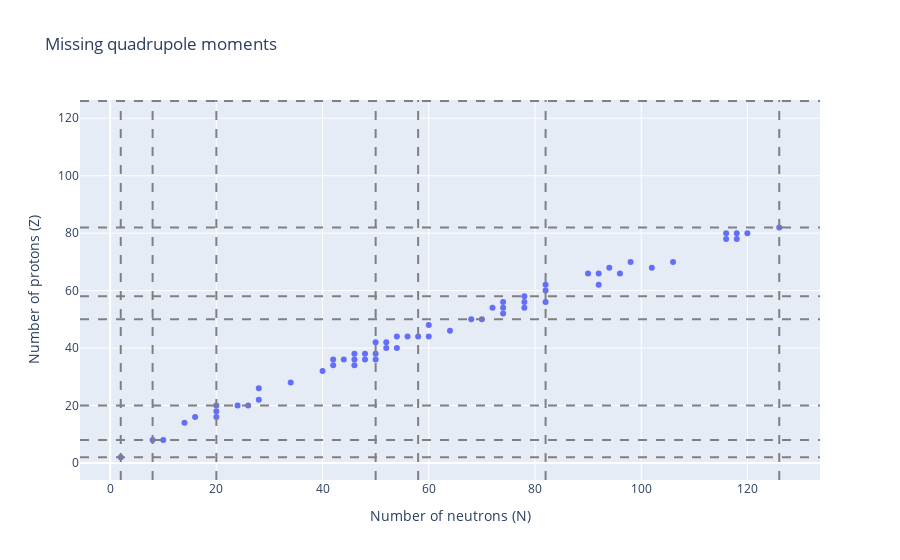

Notebook cell for this chart:
### Code cell
fig = px.scatter(quadrupoles[quadrupoles['electric_quadrupole'].isna()],
          x='n',
          y='z', 
          title='Missing quadrupole moments',
          labels={'z': 'Number of protons (Z)', 'n': 'Number of neutrons (N)', 'quadrupole_moment': 'Quadrupole moment'})


magic_numbers = [2, 8, 20, 50, 58, 82, 126]

for i, m in enumerate(magic_numbers):
    fig.add_vline(x=m, line_dash="dash", line_color="gray", name="Magic numbers" if i==0 else None)
    fig.add_hline(y=m, line_dash="dash", line_color="gray")

fig.show()

### Figure 1 — Plotly figure (JSON) as saved in the notebook; plotly's stock layout.template omitted (floating-point values rounded to 4 significant figures)
{"data": [{"hovertemplate": "Number of neutrons (N)=%{x}<br>Number of protons (Z)=%{y}<extra></extra>", "legendgroup": "", "marker": {"color": "#636efa", "symbol": "circle"}, "mode": "markers", "name": "", "orientation": "v", "showlegend": false, "type": "scatter", "x": [2, 8, 10, 14, 16, 20, 20, 20, 24, 26, 28, 28, 34, 40, 42, 46, 42, 44, 46, 48, 50, 46, 48, 50, 52, 54, 50, 52, 54, 56, 58, 60, 64, 60, 68, 70, 74, 72, 74, 78, 74, 78, 82, 78, 82, 82, 92, 90, 92, 96, 94, 102, 98, 106, 116, 118, 116, 118, 120, 126], "xaxis": "x", "y": [2, 8, 8, 14, 16, 16, 18, 20, 20, 20, 22, 26, 28, 32, 34, 34, 36, 36, 36, 36, 36, 38, 38, 38, 40, 40, 42, 42, 44, 44, 44, 44, 46, 48, 50, 50, 52, 54, 54, 54, 56, 56, 56, 58, 60, 62, 62, 66, 66, 66, 68, 68, 70, 70, 78, 78, 80, 80, 80, 82], "yaxis": "y"}], "layout": {"legend": {"tracegroupgap": 0}, "shapes": [{"line": {"color": "gray", "dash": "dash"}, "name": "Magic numbers", "type": "line", "x0": 2, "x1": 2, "xref": "x", "y0": 0, "y1": 1, "yref": "y domain"}, {"line": {"color": "gray", "dash": "dash"}, "type": "line", "x0": 0, "x1": 1, "xref": "x domain", "y0": 2, "y1": 2, "yref": "y"}, {"line": {"color": "gray", "dash": "dash"}, "type": "line", "x0": 8, "x1": 8, "xref": "x", "y0": 0, "y1": 1, "yref": "y domain"}, {"line": {"color": "gray", "dash": "dash"}, "type": "line", "x0": 0, "x1": 1, "xref": "x domain", "y0": 8, "y1": 8, "yref": "y"}, {"line": {"color": "gray", "dash": "dash"}, "type": "line", "x0": 20, "x1": 20, "xref": "x", "y0": 0, "y1": 1, "yref": "y domain"}, {"line": {"color": "gray", "dash": "dash"}, "type": "line", "x0": 0, "x1": 1, "xref": "x domain", "y0": 20, "y1": 20, "yref": "y"}, {"line": {"color": "gray", "dash": "dash"}, "type": "line", "x0": 50, "x1": 50, "xref": "x", "y0": 0, "y1": 1, "yref": "y domain"}, {"line": {"color": "gray", "dash": "dash"}, "type": "line", "x0": 0, "x1": 1, "xref": "x domain", "y0": 50, "y1": 50, "yref": "y"}, {"line": {"color": "gray", "dash": "dash"}, "type": "line", "x0": 58, "x1": 58, "xref": "x", "y0": 0, "y1": 1, "yref": "y domain"}, {"line": {"color": "gray", "dash": "dash"}, "type": "line", "x0": 0, "x1": 1, "xref": "x domain", "y0": 58, "y1": 58, "yref": "y"}, {"line": {"color": "gray", "dash": "dash"}, "type": "line", "x0": 82, "x1": 82, "xref": "x", "y0": 0, "y1": 1, "yref": "y domain"}, {"line": {"color": "gray", "dash": "dash"}, "type": "line", "x0": 0, "x1": 1, "xref": "x domain", "y0": 82, "y1": 82, "yref": "y"}, {"line": {"color": "gray", "dash": "dash"}, "type": "line", "x0": 126, "x1": 126, "xref": "x", "y0": 0, "y1": 1, "yref": "y domain"}, {"line": {"color": "gray", "dash": "dash"}, "type": "line", "x0": 0, "x1": 1, "xref": "x domain", "y0": 126, "y1": 126, "yref": "y"}], "title": {"text": "Missing quadrupole moments"}, "xaxis": {"anchor": "y", "domain": [0, 1], "title": {"text": "Number of neutrons (N)"}}, "yaxis": {"anchor": "x", "domain": [0, 1], "title": {"text": "Number of protons (Z)"}}}}
